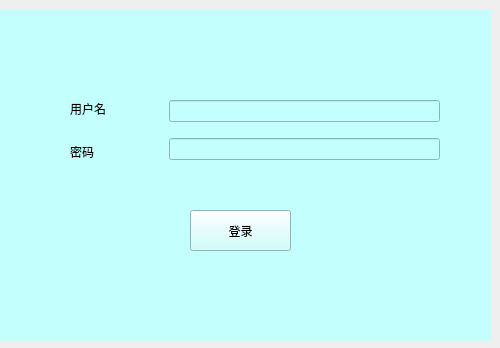
<?xml version="1.0" encoding="UTF-8"?>
<ui version="4.0">
 <class>Denglu</class>
 <widget class="QWidget" name="Denglu">
  <property name="geometry">
   <rect>
    <x>0</x>
    <y>0</y>
    <width>500</width>
    <height>348</height>
   </rect>
  </property>
  <property name="windowTitle">
   <string>Form</string>
  </property>
  <widget class="QWidget" name="widget" native="true">
   <property name="geometry">
    <rect>
     <x>0</x>
     <y>10</y>
     <width>491</width>
     <height>331</height>
    </rect>
   </property>
   <property name="styleSheet">
    <string notr="true">background-color: rgb(194, 255, 253);</string>
   </property>
   <widget class="QWidget" name="verticalLayoutWidget">
    <property name="geometry">
     <rect>
      <x>70</x>
      <y>80</y>
      <width>91</width>
      <height>80</height>
     </rect>
    </property>
    <layout class="QVBoxLayout" name="verticalLayout">
     <item>
      <widget class="QLabel" name="label">
       <property name="styleSheet">
        <string notr="true">font: 16pt &quot;Agency FB&quot;;</string>
       </property>
       <property name="text">
        <string>用户名</string>
       </property>
      </widget>
     </item>
     <item>
      <widget class="QLabel" name="label_2">
       <property name="styleSheet">
        <string notr="true">font: 16pt &quot;Agency FB&quot;;</string>
       </property>
       <property name="text">
        <string>密码</string>
       </property>
      </widget>
     </item>
    </layout>
   </widget>
   <widget class="QWidget" name="verticalLayoutWidget_2">
    <property name="geometry">
     <rect>
      <x>169</x>
      <y>80</y>
      <width>271</width>
      <height>80</height>
     </rect>
    </property>
    <layout class="QVBoxLayout" name="verticalLayout_2">
     <item>
      <widget class="QLineEdit" name="lineEdit"/>
     </item>
     <item>
      <widget class="QLineEdit" name="lineEdit_2"/>
     </item>
    </layout>
   </widget>
   <widget class="QPushButton" name="pushButton">
    <property name="geometry">
     <rect>
      <x>190</x>
      <y>200</y>
      <width>101</width>
      <height>41</height>
     </rect>
    </property>
    <property name="styleSheet">
     <string notr="true">font: 14pt &quot;Agency FB&quot;;</string>
    </property>
    <property name="text">
     <string>登录</string>
    </property>
   </widget>
  </widget>
 </widget>
 <resources/>
 <connections/>
</ui>
